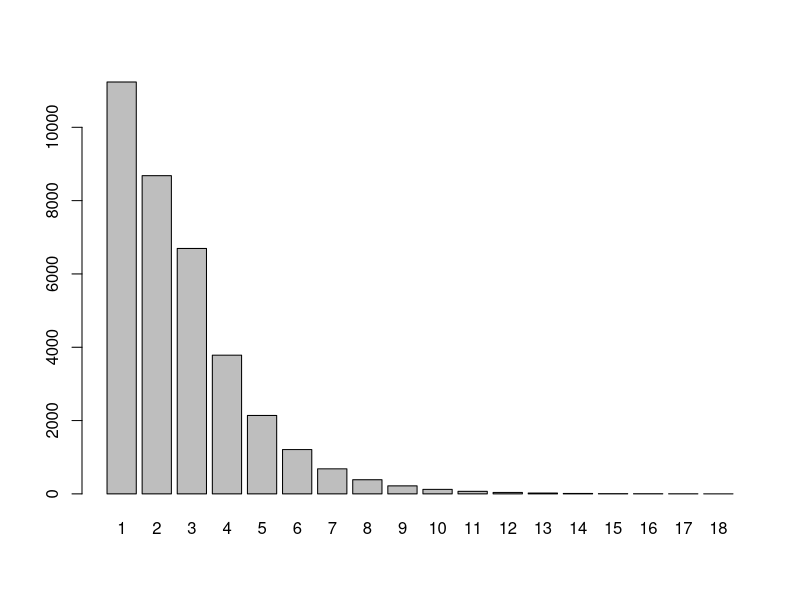
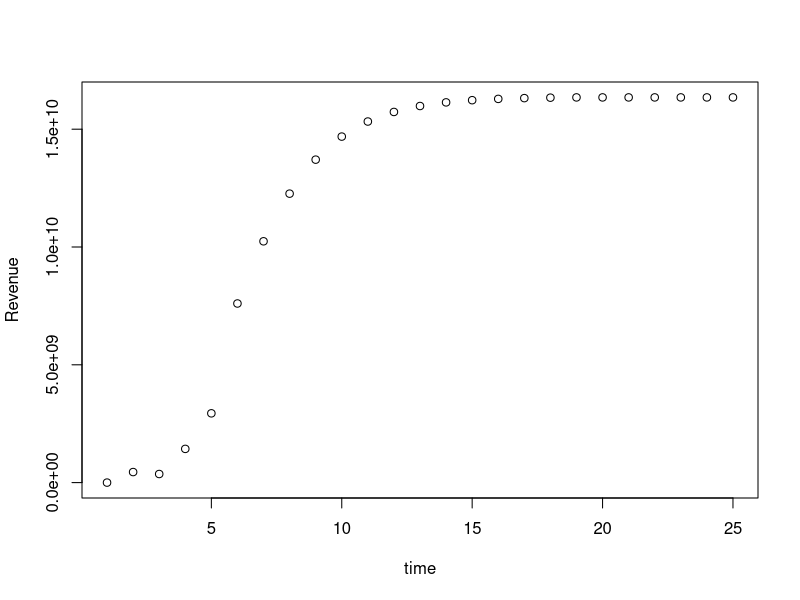

These figures' R source, in order:
## ---- chunk 1
rm(list=ls())


#Set Model----
NumYears = 25

R0 = 100

## ---- chunk 2
Linf = 122.1
K = 0.172
to = 0.919
  
Wa = 0.3
  
Wb = 2.824
  
#Length (cm) at which a fish is 50/95 percent vulnerable to fishing mortality
S50 = 26

S95 = 29

#Length (cm) at which a fish is 50/95 percent likely to be mature
m50 = 55

m95 = 62.7

#Natural mortality
M <- 0.258

#Fishing mortality
F <- 0.3125

#Spawners per Recruit

#h <- 0.7


BHa <- 0.546 #this is made up
  
BHb <- 0.000089 #this is made up
  
## ---- chunk 3

#Our max age is 18 years
Age <- seq(1,18,1)

Length <- Linf*(1-exp(-K*(Age-to)))

#Converts lengths (cm) to weight (g)
Weight <- Wa*Length^Wb


Va = 1/(1 + exp(-log(19)*((Length - S50)/(S95 - S50))))

Ma =  1/(1 + exp(-log(19)*((Length - m50)/(m95 - m50))))

#realtive fecundity - corvina produce about 41 eggs per gram 
#SOURCE: https://www.scribd.com/doc/81002346/Crecimiento-y-Reproduccion-de-corvina
fa <- 41*Weight


#Price per kg is dependent on size of fish
Price <- c(10,50,100)
## ---- chunk 4
N_at <- data.frame(matrix(data = NA, ncol = max(Age), nrow = NumYears))
colnames(N_at) = as.character(c(Age))

Recruitment <- vector(length = NumYears)

Catch <- data.frame(matrix(data = NA, ncol = max(Age) + 1, nrow = NumYears))
colnames(Catch) <- as.character(c(Age,'Total'))
                        

Revenue <- data.frame(matrix(data = NA, ncol = 4, nrow = NumYears))
colnames(Revenue) =c('small',
                     'med',
                     'large',
                     'total')

## ---- chunk 5
N_at[1,1] = R0

for (t in 2:NumYears){
  
  for (a in 1:17){
  
  #  Set inital condition in year t = 0 (assumes no fishing)
    N_at[1,a+1] = N_at[1,(a)]*exp(-M)
    
    Recruitment[1] = sum(N_at[1,]*fa*Ma)
    
    Catch[1,] = 0
    
  # Introduce fishing as Va*F  
    N_at[t,a+1] = exp(-M - Va[a]*F)*N_at[(t - 1),(a)]
    
    N_at[t,1] = Recruitment[t - 1]/(BHa + BHb*Recruitment[t - 1])
    
    Recruitment[t] = sum(N_at[t,]*fa*Ma)
    
    #Catch by cohort = number of individual age a in year t - indvid. age a captured in year t
    
     Catch[t,a+1] = N_at[(t),(a+1)]*(1 - exp(-M - Va[a+1]*F))
    
     Catch[t,1] = 0
    
  }
}
## ---- chunk 6

df.hist = stack(N_at[NumYears, ])

barplot(df.hist$values, names.arg = df.hist$ind)

CatchCurve <- lm(log(values) ~ ind, data = df.hist)

Z.est = -CatchCurve$coefficients[2]

print(Z.est)
## ---- chunk 7

#Calculate Revenue by commercial class

for (t in 1:NumYears){

  Revenue[t,1] = sum(Weight[1:2]*Catch[t,1:2]*Price[1])
  
  Revenue[t,2] = sum(Weight[3:5]*Catch[t,3:5]*Price[2])
  
  Revenue[t,3] = sum(Weight[5:max(Age)]*Catch[t,5:max(Age)]*Price[3])
  
  Revenue[t,4] = sum(Revenue[t,1:3])
  
}
## ---- chunk 8
print(Revenue$total[NumYears])

plot(Revenue$total, xlab = "time", ylab = 'Revenue')

